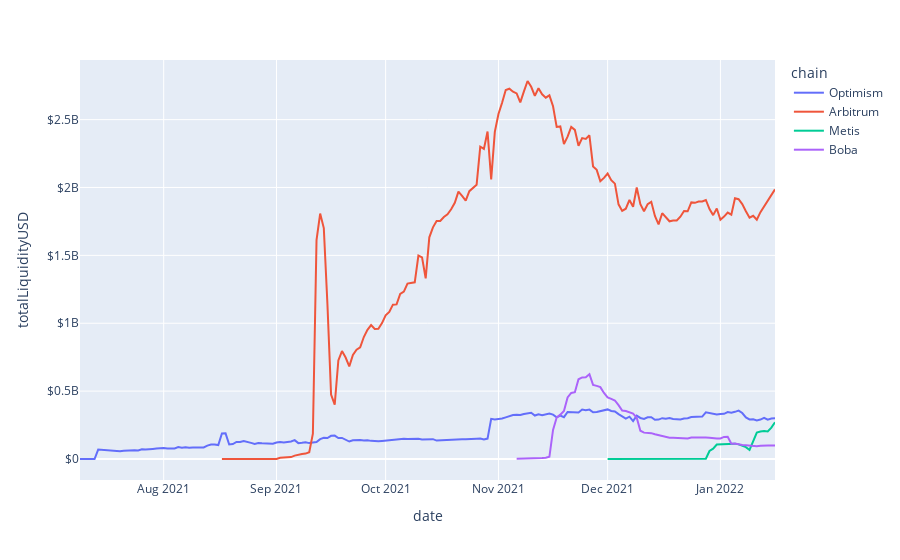

Here is the notebook cell this chart was saved with:
### Code cell
#tvl_data.plot(xticks=tvl_data.index, ylabel='TVL ($M)')
fig = px.line(tvl_data, x="date", y="totalLiquidityUSD", color='chain')
fig.update_traces(hovertemplate=None)
#https://github.com/d3/d3-format
fig.update_layout(yaxis_tickprefix = '$', hovermode='x')
fig.show()
